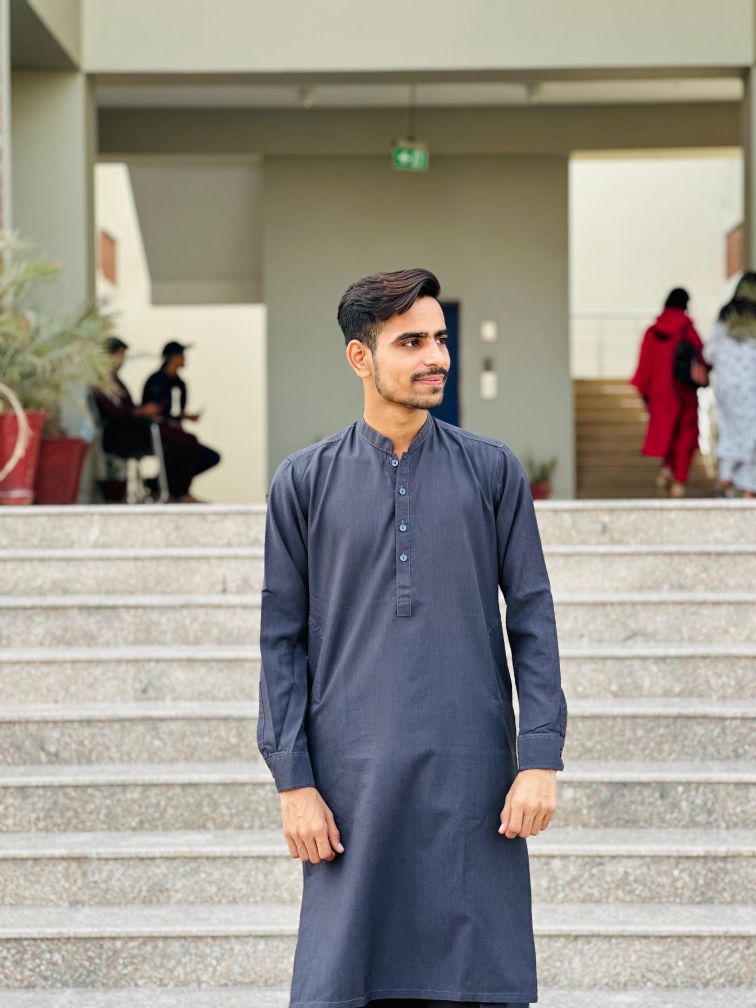
#> input picture dataset/ME/IMG-20251106-WA0016.jpg, 3024 x 4032 px (shown at 1/4 size); its folder holds 3 pictures in this run
$ python preprocess_dataset.py
#> lines starting #> are read from the running program, lines starting #| are printed output that depends on the picture
### src/utils/face_detector.py
"""
Face detection using OpenCV Haar Cascade classifier.
Detects the largest face in an image and returns a cropped, resized region.
"""
import cv2
import numpy as np
from pathlib import Path

import config


class FaceDetector:
    """Detects faces in images using OpenCV's pre-trained Haar cascade."""

    def __init__(self):
        cascade_path = cv2.data.haarcascades + "haarcascade_frontalface_default.xml"
        self.cascade = cv2.CascadeClassifier(cascade_path)
        if self.cascade.empty():
            raise RuntimeError("Failed to load Haar cascade for face detection.")

    def detect_largest_face(self, image: np.ndarray) -> tuple[np.ndarray | None, tuple | None]:
        """
        Find the largest face in the image.

        Returns:
            (cropped_face, bbox) or (None, None) if no face detected.
            bbox is (x, y, w, h).
        """
        if image is None or image.size == 0:
            return None, None

        gray = cv2.cvtColor(image, cv2.COLOR_BGR2GRAY) if len(image.shape) == 3 else image
        faces = self.cascade.detectMultiScale(
            gray,
            scaleFactor=1.1,
            minNeighbors=5,
            minSize=(30, 30),
            flags=cv2.CASCADE_SCALE_IMAGE,
        )

        if len(faces) == 0:
            return None, None

        # Select largest face by area
        x, y, w, h = max(faces, key=lambda f: f[2] * f[3])
        face = image[y : y + h, x : x + w]
        face_resized = cv2.resize(face, config.FACE_SIZE)
        return face_resized, (int(x), int(y), int(w), int(h))

    # [8 lines left out: function draw_bbox, not called in this run]

### src/utils/feature_extractor.py
"""
Feature extraction from face images.
Converts cropped faces into normalized feature vectors for classical ML.
"""
import cv2
import numpy as np

import config


def flatten_face(face_bgr: np.ndarray) -> np.ndarray:
    """
    Resize is assumed done. Convert to grayscale, normalize to [0,1], flatten.
    """
    if face_bgr is None:
        return np.array([])

    if config.GRAYSCALE:
        if len(face_bgr.shape) == 3:
            gray = cv2.cvtColor(face_bgr, cv2.COLOR_BGR2GRAY)
        else:
            gray = face_bgr
    else:
        gray = face_bgr

    # Normalization: pixel values 0-255 -> 0.0-1.0 (standard for ML)
    normalized = gray.astype(np.float32) / 255.0
    return normalized.flatten()


# [6 lines left out: function extract_features_from_image, not called in this run]

### config.py
"""
Global configuration for the Face Recognition System.
Adjust paths and hyperparameters here before training or running the app.
"""
from pathlib import Path

# Project root directory
BASE_DIR = Path(__file__).resolve().parent

# ---------------------------------------------------------------------------
# Primary dataset (put your images here)
#   dataset/ME/       → your face
#   dataset/NOT_ME/   → other people
# ---------------------------------------------------------------------------
DATASET_DIR = BASE_DIR / "dataset"
ME_SOURCE_DIR = DATASET_DIR / "ME"
NOT_ME_SOURCE_DIR = DATASET_DIR / "NOT_ME"

# Legacy / optional mirror (populated by scripts/import_dataset.py if needed)
RAW_DATA_DIR = BASE_DIR / "data" / "raw"
ME_DIR = RAW_DATA_DIR / "me"
NOT_ME_DIR = RAW_DATA_DIR / "not_me"

# Read training images directly from dataset/ME and dataset/NOT_ME
USE_DATASET_FOLDER = True

PROCESSED_DATA_DIR = BASE_DIR / "data" / "processed"
PROCESSED_ME_DIR = PROCESSED_DATA_DIR / "ME"
PROCESSED_NOT_ME_DIR = PROCESSED_DATA_DIR / "NOT_ME"

# Hold-out test images (optional): dataset/test/ME and dataset/test/NOT_ME
TEST_DATASET_DIR = DATASET_DIR / "test"
TEST_ME_DIR = TEST_DATASET_DIR / "ME"
TEST_NOT_ME_DIR = TEST_DATASET_DIR / "NOT_ME"

# Model and results paths
MODELS_DIR = BASE_DIR / "models"
BEST_MODEL_PATH = MODELS_DIR / "best_model.pkl"
SCALER_PATH = MODELS_DIR / "scaler.pkl"
PCA_PATH = MODELS_DIR / "pca.pkl"
LABEL_ENCODER_PATH = MODELS_DIR / "label_encoder.pkl"
METADATA_PATH = MODELS_DIR / "model_metadata.json"

# Teachable Machine export (Keras .h5 from Google Teachable Machine)
TM_MODEL_PATH = MODELS_DIR / "teachable_machine" / "keras_model.h5"
TM_LABELS_PATH = MODELS_DIR / "teachable_machine" / "labels.txt"

# Results output
RESULTS_DIR = BASE_DIR / "results"
CHARTS_DIR = RESULTS_DIR / "charts"
TABLES_DIR = RESULTS_DIR / "tables"

# Face detection and preprocessing
FACE_SIZE = (100, 100)  # Width x Height after crop
GRAYSCALE = True
TEST_SIZE = 0.2
RANDOM_STATE = 42

# PCA for dimensionality reduction on flattened face pixels
USE_PCA = True
PCA_COMPONENTS = 50

# Class labels (display names in UI and report)
CLASS_ME = "ME"
CLASS_NOT_ME = "NOT ME"
CLASS_LABELS = [CLASS_ME, CLASS_NOT_ME]

# Flask settings
SECRET_KEY = "face-recognition-university-project-2026"
DEBUG = True
HOST = "127.0.0.1"
PORT = 5000

CONFIDENCE_THRESHOLD = 0.55


def get_training_dirs() -> tuple[Path, Path]:
    """Return (ME folder, NOT_ME folder) for training/preprocessing."""
    if USE_DATASET_FOLDER:
        return ME_SOURCE_DIR, NOT_ME_SOURCE_DIR
    return ME_DIR, NOT_ME_DIR

### src/preprocessing/preprocess_dataset.py
"""
Dataset preprocessing pipeline:
1. Load images from dataset/ME and dataset/NOT_ME
2. Face detection (Haar Cascade)
3. Crop and resize faces
4. Grayscale conversion and normalization
5. Feature extraction (flattened pixels)
6. Save processed arrays and metadata for training
"""
import json
import sys
from pathlib import Path

import cv2
import numpy as np

sys.path.insert(0, str(Path(__file__).resolve().parents[2]))

import config
from src.utils.face_detector import FaceDetector
from src.utils.feature_extractor import flatten_face

IMAGE_EXTENSIONS = {".jpg", ".jpeg", ".png", ".bmp", ".webp"}


def list_images(folder: Path) -> list[Path]:
    """All images in folder (including subfolders)."""
    if not folder.exists():
        return []
    files = []
    for p in sorted(folder.rglob("*")):
        if p.is_file() and p.suffix.lower() in IMAGE_EXTENSIONS:
            files.append(p)
#> pass 2 of the loop in list_images, `for p in sorted(folder.rglob("*")):`:
#> pass 3 of the loop in list_images, `for p in sorted(folder.rglob("*")):`:
    return files


def load_images_from_folder(folder: Path, label: str, save_subdir: Path) -> list[dict]:
    """Load images, detect faces, extract features."""
    records = []
    detector = FaceDetector()
    save_subdir.mkdir(parents=True, exist_ok=True)

    files = list_images(folder)
    if not files:
        print(f"Warning: no images in {folder}")

    for img_path in files:
        image = cv2.imread(str(img_path))
#> image is the input picture: shape (4032, 3024, 3); mean B, G, R 140.6, 148.8, 153.2
        if image is None:
            print(f"  Skipped (unreadable): {img_path.relative_to(folder)}")
            continue

        face, bbox = detector.detect_largest_face(image)
#> in detect_largest_face, `gray = cv2.cvtColor(image, cv2.COLOR_BGR2GRAY) if len(image.shape) == ..`:
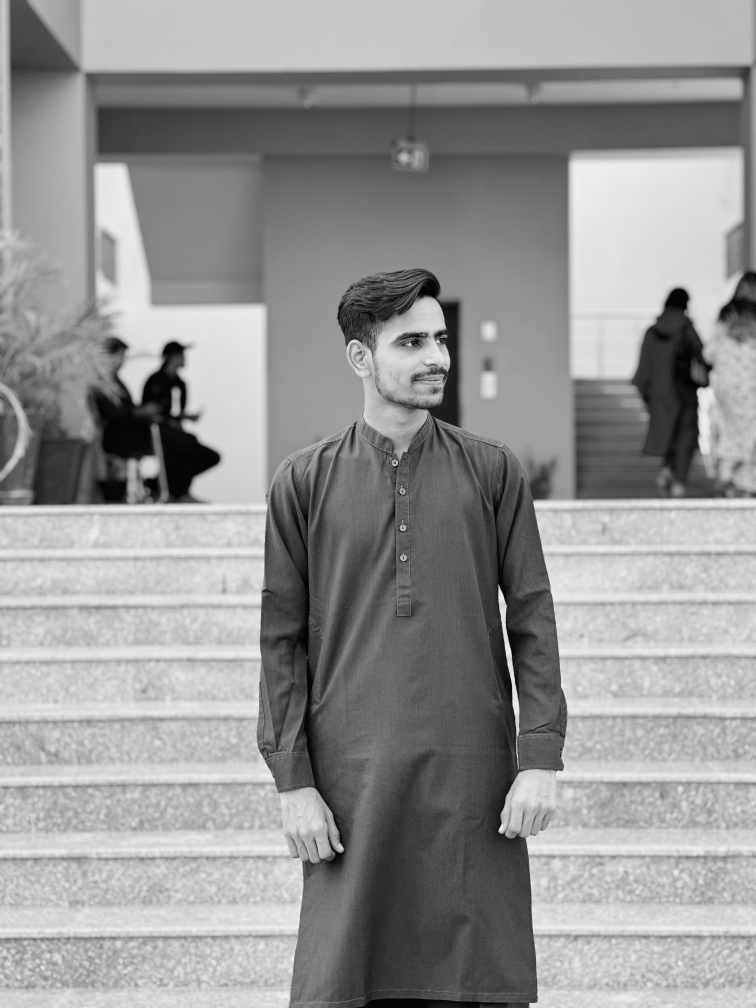
#> gray: shape (4032, 3024) (shown at 1/4 size); min 0, max 252, mean 149.2
#> in detect_largest_face, `faces = self.cascade.detectMultiScale( gray, scaleFactor=1.1, minNeigh..`: faces = [[1240, 3261, 56, 56], [494, 3757, 96, 96], [1505, 1221, 389, 389], [1525, 1514, 338, 338]]
#> in detect_largest_face, `x, y, w, h = max(faces, key=lambda f: f[2] * f[3])`: x = 1505; y = 1221; w = 389
#> in detect_largest_face, `face_resized = cv2.resize(face, config.FACE_SIZE)`:
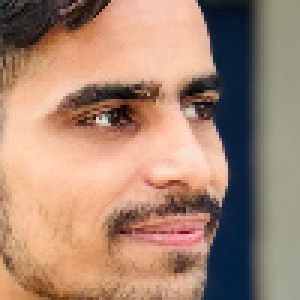
#> face_resized: shape (100, 100, 3) (shown 3 times larger); mean B, G, R 114.6, 133.9, 167.2
#> bbox = (1505, 1221, 389, 389)
        if face is None:
            print(f"  Skipped (no face): {img_path.name}")
            continue

        features = flatten_face(face)
#> in flatten_face, `gray = cv2.cvtColor(face_bgr, cv2.COLOR_BGR2GRAY)`:
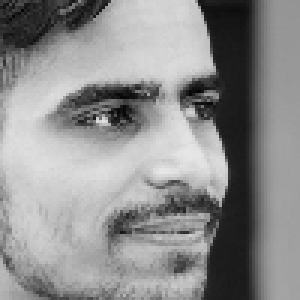
#> gray: shape (100, 100) (shown 3 times larger); min 1, max 231, mean 141.7
#> features = 10000 values, max 0.906 at index 5753, min 0.00392 at index 3066, mean 0.556
        out_name = f"{img_path.stem}_{img_path.parent.name}_{img_path.suffix}"
        out_name = out_name.replace(" ", "_")
        cv2.imwrite(str(save_subdir / out_name), face)

        records.append(
            {
                "source": str(img_path.relative_to(folder)),
                "label": label,
                "features": features.tolist(),
            }
        )
        print(f"  OK: {img_path.name} -> {label}")
#> pass 2 of the loop in load_images_from_folder, `for img_path in files:`:
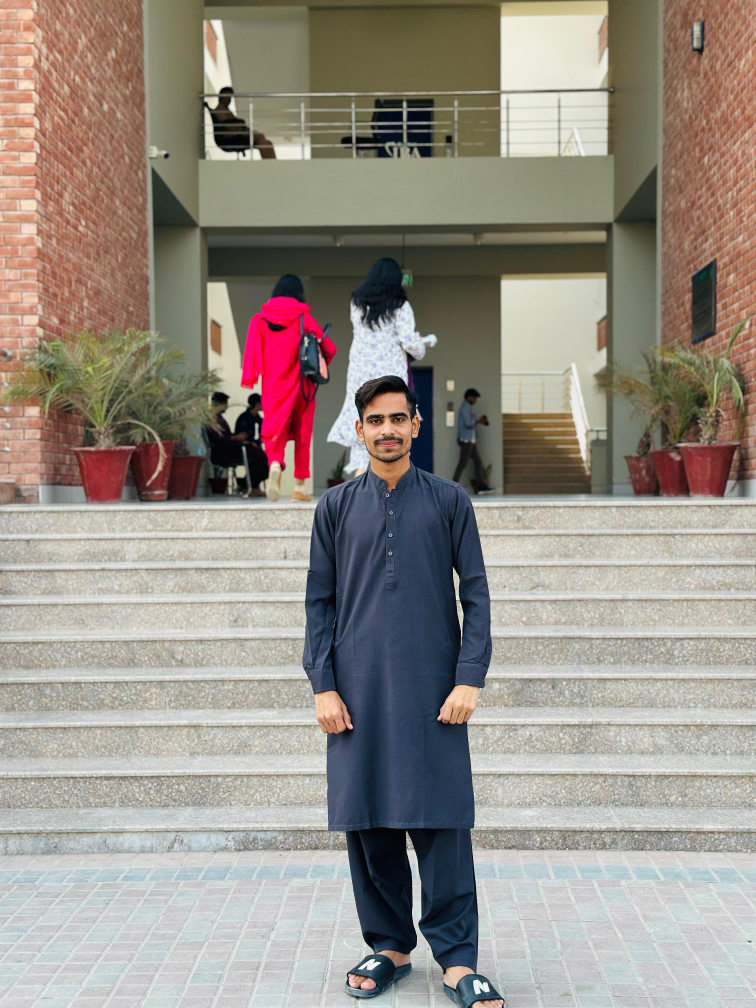
#> input picture dataset/ME/IMG-20251106-WA0017.jpg, 3024 x 4032 px (shown at 1/4 size)
#> in load_images_from_folder, image is the input picture: shape (4032, 3024, 3); mean B, G, R 134.8, 143.1, 151
#> faces = [[1966, 2040, 35, 35], [2960, 1772, 56, 56], [1409, 1565, 291, 291]]
#> x = 1409; y = 1565; w = 291
#> face: shape (291, 291, 3)
#> in detect_largest_face (call 2), `face_resized = cv2.resize(face, config.FACE_SIZE)`:
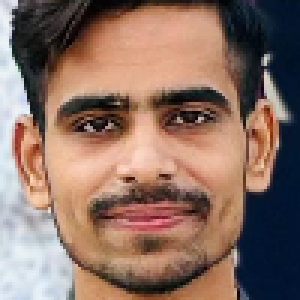
#> face_resized: shape (100, 100, 3) (shown 3 times larger); mean B, G, R 100.2, 112, 139.7
#> bbox = (1409, 1565, 291, 291)
#> in flatten_face (call 2), `gray = cv2.cvtColor(face_bgr, cv2.COLOR_BGR2GRAY)`:
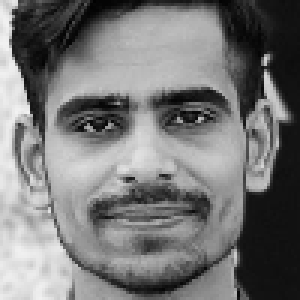
#> gray: shape (100, 100) (shown 3 times larger); min 1, max 242, mean 119
#> features = 10000 values, max 0.949 at index 3705, min 0.00392 at index 31, mean 0.467
#> pass 3 of the loop in load_images_from_folder, `for img_path in files:`:
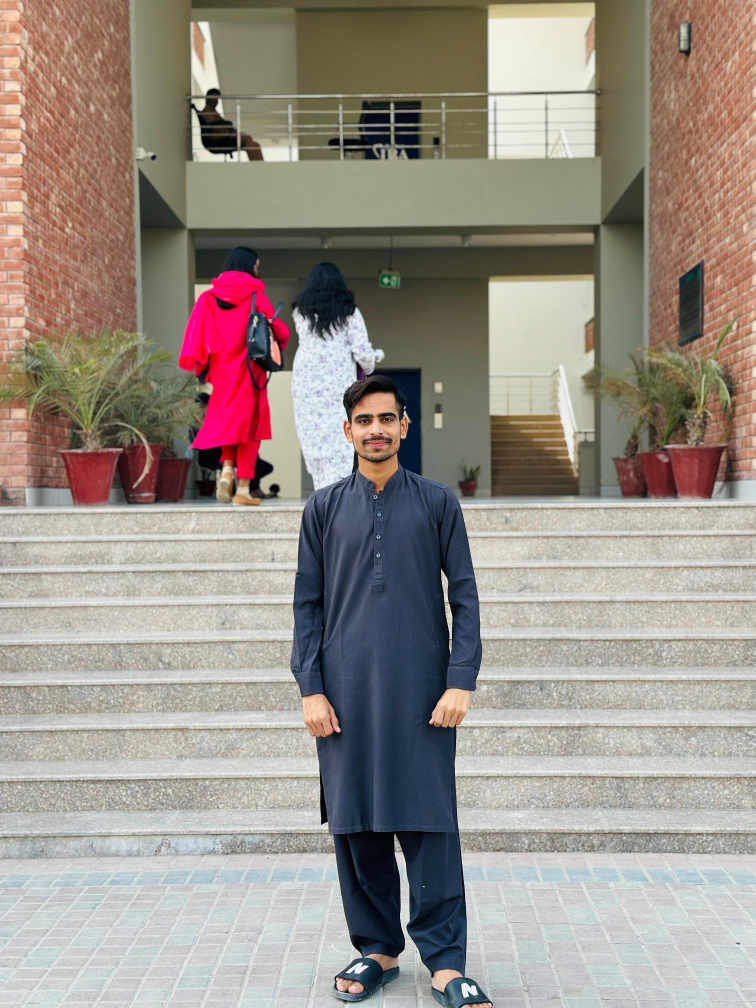
#> input picture dataset/ME/IMG-20251106-WA0018.jpg, 3024 x 4032 px (shown at 1/4 size)
#> in load_images_from_folder, image is the input picture: shape (4032, 3024, 3); mean B, G, R 136.2, 144.4, 153.4
#> faces = [[1556, 1104, 48, 48], [1483, 2269, 71, 71], [273, 2934, 73, 73], [2583, 434, 100, 100], [1359, 1562, 299, 299]]
#> x = 1359; y = 1562; w = 299
#> face: shape (299, 299, 3)
#> in detect_largest_face (call 3), `face_resized = cv2.resize(face, config.FACE_SIZE)`:
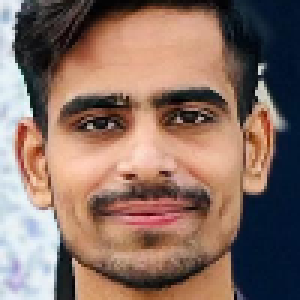
#> face_resized: shape (100, 100, 3) (shown 3 times larger); mean B, G, R 100.5, 111.1, 137.2
#> bbox = (1359, 1562, 299, 299)
#> in flatten_face (call 3), `gray = cv2.cvtColor(face_bgr, cv2.COLOR_BGR2GRAY)`:
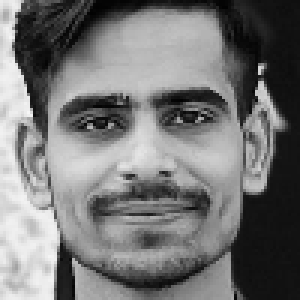
#> gray: shape (100, 100) (shown 3 times larger); min 1, max 246, mean 117.7
#> features = 10000 values, max 0.965 at index 3709, min 0.00392 at index 3360, mean 0.462

    return records


def run_preprocessing() -> dict:
    """Run full preprocessing and save X, y arrays."""
    config.PROCESSED_DATA_DIR.mkdir(parents=True, exist_ok=True)

    me_dir, not_me_dir = config.get_training_dirs()

    print("=" * 60)
    print("STEP 1: Face Detection & Feature Extraction")
    print("=" * 60)
    print(f"ME folder:      {me_dir}")
    print(f"NOT_ME folder:  {not_me_dir}")

    if not me_dir.exists():
        raise FileNotFoundError(
            f"ME folder not found: {me_dir}\n"
            f"Create dataset/ME/ and add your face images."
        )
    if not not_me_dir.exists():
        raise FileNotFoundError(
            f"NOT_ME folder not found: {not_me_dir}\n"
            f"Create dataset/NOT_ME/ and add other people's images."
        )

    me_records = load_images_from_folder(me_dir, config.CLASS_ME, config.PROCESSED_ME_DIR)
#> me_records = 3 items
    not_me_records = load_images_from_folder(
        not_me_dir, config.CLASS_NOT_ME, config.PROCESSED_NOT_ME_DIR
    )
#> call 2 of load_images_from_folder, with label = 'NOT ME'
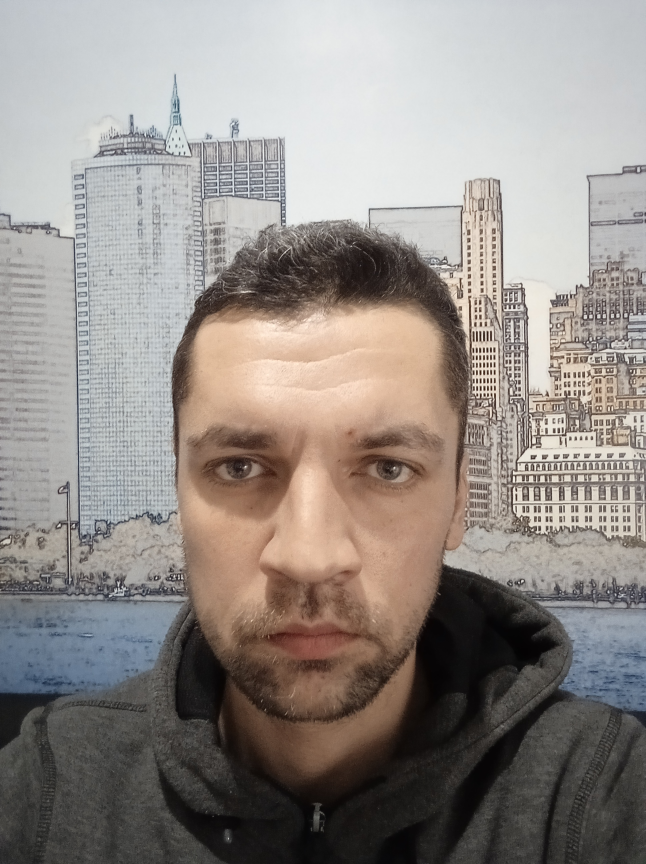
#> input picture dataset/NOT_ME/1.jpg, 1936 x 2592 px (shown at 1/3 size)
#> in load_images_from_folder, image is the input picture: shape (2592, 1936, 3); mean B, G, R 136, 140.7, 147.5
#> in detect_largest_face (call 4), `gray = cv2.cvtColor(image, cv2.COLOR_BGR2GRAY) if len(image.shape) == ..`:
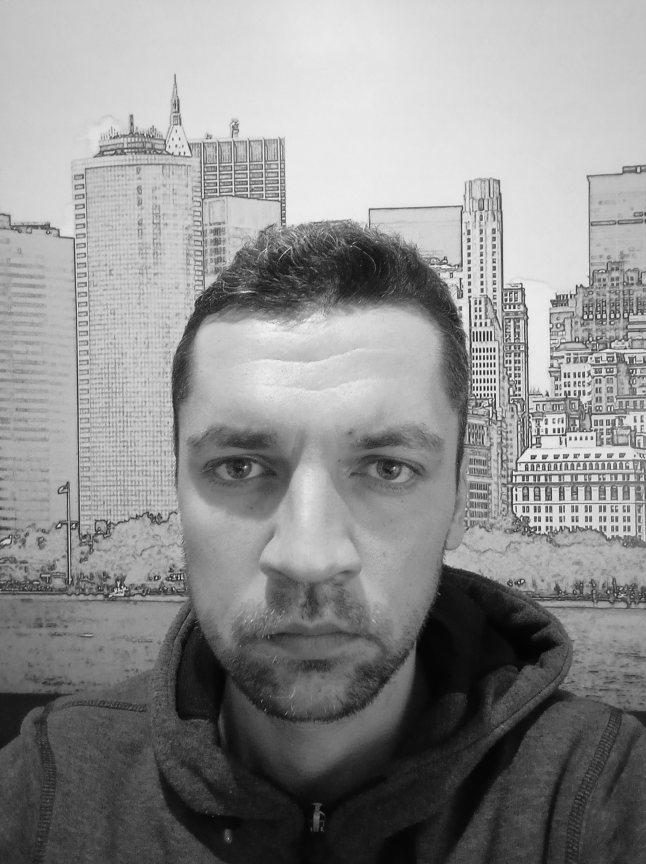
#> gray: shape (2592, 1936) (shown at 1/3 size); min 2, max 254, mean 142.2
#> in detect_largest_face (call 4), `faces = self.cascade.detectMultiScale( gray, scaleFactor=1.1, minNeigh..`: faces = [[570, 500, 38, 38], [339, 953, 1194, 1194]]
#> in detect_largest_face (call 4), `x, y, w, h = max(faces, key=lambda f: f[2] * f[3])`: x = 339; y = 953; w = 1194
#> in detect_largest_face (call 4), `face_resized = cv2.resize(face, config.FACE_SIZE)`:
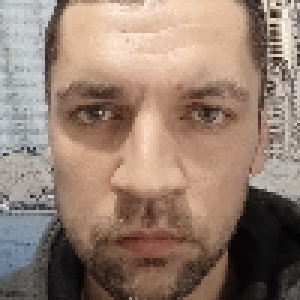
#> face_resized: shape (100, 100, 3) (shown 3 times larger); mean B, G, R 112.7, 126.7, 148.9
#> in load_images_from_folder (call 2), `face, bbox = detector.detect_largest_face(image)`: bbox = (339, 953, 1194, 1194)
#> in flatten_face (call 4), `gray = cv2.cvtColor(face_bgr, cv2.COLOR_BGR2GRAY)`:
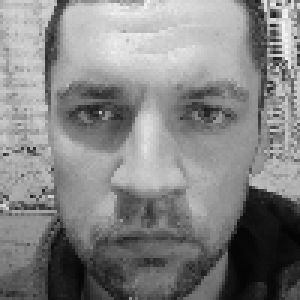
#> gray: shape (100, 100) (shown 3 times larger); min 4, max 247, mean 131.8
#> in load_images_from_folder (call 2), `features = flatten_face(face)`: features = 10000 values, max 0.969 at index 894, min 0.0157 at index 8981, mean 0.517
#> not_me_records = 1 item
    all_records = me_records + not_me_records
#> all_records = 4 items

    if len(me_records) == 0 or len(not_me_records) == 0:
        raise RuntimeError(
            f"Need images in BOTH classes. Found ME={len(me_records)}, NOT_ME={len(not_me_records)}."
        )
    if len(all_records) < 4:
        raise RuntimeError(
            "Not enough processed samples. Add at least 10 images per class in "
            "dataset/ME and dataset/NOT_ME, then run again."
        )

    X = np.array([r["features"] for r in all_records], dtype=np.float32)
    y = np.array([r["label"] for r in all_records])

    np.save(config.PROCESSED_DATA_DIR / "X.npy", X)
    np.save(config.PROCESSED_DATA_DIR / "y.npy", y)

    meta = {
        "dataset_structure": "dataset/ME, dataset/NOT_ME",
        "me_source": str(me_dir),
        "not_me_source": str(not_me_dir),
        "n_samples": len(all_records),
        "n_me": len(me_records),
        "n_not_me": len(not_me_records),
        "feature_dim": int(X.shape[1]),
        "face_size": config.FACE_SIZE,
        "samples": [{"source": r["source"], "label": r["label"]} for r in all_records],
    }
    with open(config.PROCESSED_DATA_DIR / "preprocessing_metadata.json", "w") as f:
        json.dump(meta, f, indent=2)

    print(f"\nProcessed {len(all_records)} samples (ME: {len(me_records)}, NOT ME: {len(not_me_records)})")
#| Processed 4 samples (ME: 3, NOT ME: 1)
    print(f"Feature dimension: {X.shape[1]}")
#| Feature dimension: 10000
    print(f"Cropped faces saved under {config.PROCESSED_DATA_DIR}")
    return meta


if __name__ == "__main__":
    run_preprocessing()
